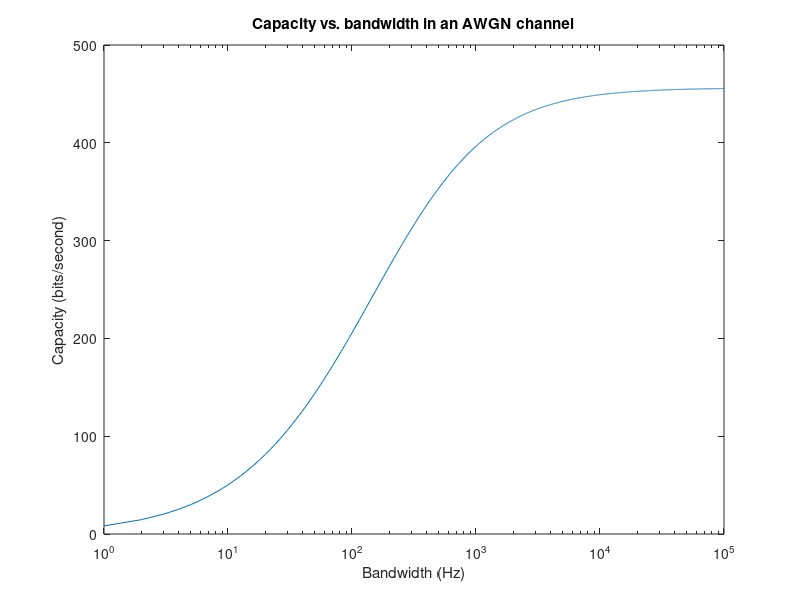

Here is the MATLAB script that generated this plot:
% MATLAB script for Illustrative Problem 2, Chapter 8.
echo on
pn0_db=[-20:0.1:30];
pn0=10.^(pn0_db./10);
capacity=3000.*log2(1+pn0/3000);
pause % Press a key to see a plot of channel capacity vs. P/N0
clf
semilogx(pn0,capacity)
title('Capacity vs. P/N0 in an AWGN channel')
xlabel('P/N0')
ylabel('Capacity (bits/second)')
clear
w=[1:10,12:2:100,105:5:500,510:10:5000,5025:25:20000,20050:50:100000];
pn0_db=25;
pn0=10^(pn0_db/10);
capacity=w.*log2(1+pn0./w);
pause % Press a key to see a plot of channel capacity vs. bandwidth
clf
semilogx(w,capacity)
title('Capacity vs. bandwidth in an AWGN channel')
xlabel('Bandwidth (Hz)')
ylabel('Capacity (bits/second)')
